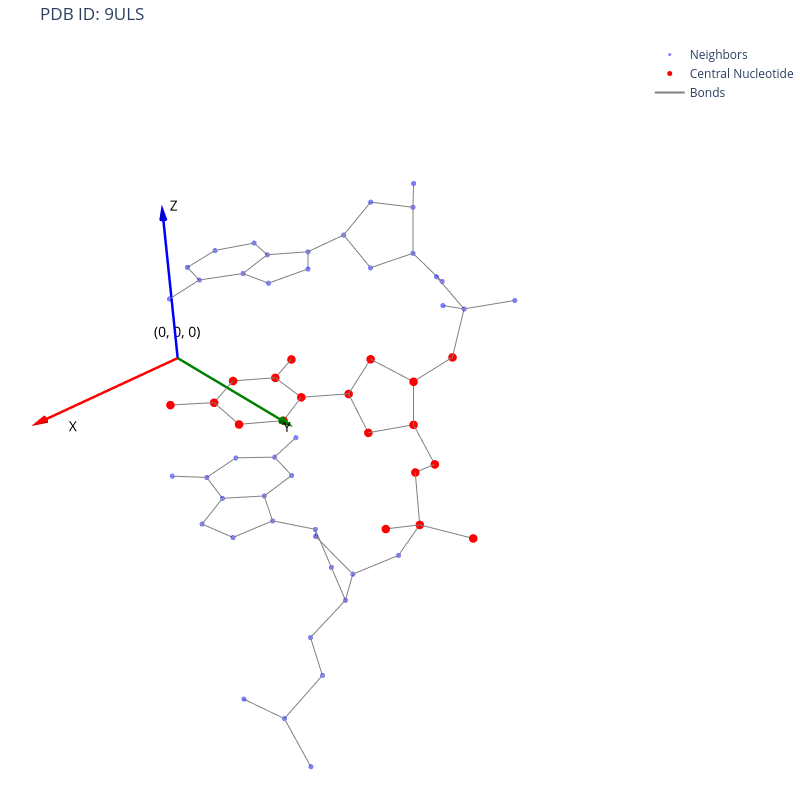

The notebook cell saved with this chart:
### Markdown cell above
### Dataset

### Code cell
from pathlib import Path

dataset = PyGDataset()
rng = np.random.default_rng()
idx = rng.integers(len(dataset))
data = dataset[idx]

pdb_id = Path(dataset.data_list[idx]).parent.name

pos_local = data.pos.numpy()  # type: ignore
edge_index = data.edge_index.numpy() if (hasattr(data, 'edge_index') and data.edge_index is not None) else None  # type: ignore
central_mask = data.central_mask.numpy().astype(bool)  # type: ignore

central_atoms_pos = pos_local[central_mask]
centroid_local = np.mean(central_atoms_pos, axis=0)
dist_to_origin = np.linalg.norm(centroid_local)

# --- LOCAL VIEW (ALIGNED) ---
fig = go.Figure()

# Non-central atoms
non_central_pos = pos_local[~central_mask]
fig.add_trace(go.Scatter3d(
    x=non_central_pos[:, 0],
    y=non_central_pos[:, 1],
    z=non_central_pos[:, 2],
    mode='markers',
    marker=dict(size=3, color='blue', opacity=0.5),
    name='Neighbors'
))

# Central atoms
fig.add_trace(go.Scatter3d(
    x=central_atoms_pos[:, 0],
    y=central_atoms_pos[:, 1],
    z=central_atoms_pos[:, 2],
    mode='markers',
    marker=dict(size=5, color='red', opacity=1.0),
    name='Central Nucleotide'
))

# Add bonds
if edge_index is not None:
    lines_x, lines_y, lines_z = [], [], []
    for i in range(edge_index.shape[1]):
        p1 = pos_local[edge_index[0, i]]
        p2 = pos_local[edge_index[1, i]]
        lines_x.extend([p1[0], p2[0], None])
        lines_y.extend([p1[1], p2[1], None])
        lines_z.extend([p1[2], p2[2], None])

    fig.add_trace(go.Scatter3d(
        x=lines_x, y=lines_y, z=lines_z,
        mode='lines',
        line=dict(color='gray', width=2),
        name='Bonds'
    ))

# --- CUSTOM AXES (ARROWS) ---
axis_len = 5.0

# 1. Lines
fig.add_trace(go.Scatter3d(x=[0, axis_len], y=[0, 0], z=[0, 0], mode='lines', line=dict(color='red', width=5), name='Local X', showlegend=False))
fig.add_trace(go.Scatter3d(x=[0, 0], y=[0, axis_len], z=[0, 0], mode='lines', line=dict(color='green', width=5), name='Local Y', showlegend=False))
fig.add_trace(go.Scatter3d(x=[0, 0], y=[0, 0], z=[0, axis_len], mode='lines', line=dict(color='blue', width=5), name='Local Z', showlegend=False))

# 2. Cones (Arrowheads)
fig.add_trace(go.Cone(
    x=[axis_len], y=[0], z=[0],
    u=[1], v=[0], w=[0],
    showscale=False, colorscale=[[0, 'red'], [1, 'red']],
    sizemode="absolute", sizeref=0.5, anchor='tail', name='X Arrow'
))
fig.add_trace(go.Cone(
    x=[0], y=[axis_len], z=[0],
    u=[0], v=[1], w=[0],
    showscale=False, colorscale=[[0, 'green'], [1, 'green']],
    sizemode="absolute", sizeref=0.5, anchor='tail', name='Y Arrow'
))
fig.add_trace(go.Cone(
    x=[0], y=[0], z=[axis_len],
    u=[0], v=[0], w=[1],
    showscale=False, colorscale=[[0, 'blue'], [1, 'blue']],
    sizemode="absolute", sizeref=0.5, anchor='tail', name='Z Arrow'
))

# 3. Text Labels
# Shifted labels to the side and origin raised
fig.add_trace(go.Scatter3d(
    x=[axis_len, 0.5, 0, 0],
    y=[0.5, axis_len, 0.5, 0],
    z=[0, 0, axis_len, 0.2],
    mode='text',
    text=['X', 'Y', 'Z', '(0, 0, 0)'],
    textposition=['middle right', 'middle right', 'top center', 'top center'],
    textfont=dict(size=14, color='black'),
    showlegend=False
))

fig.update_layout(
    title=f'PDB ID: {pdb_id}',
    scene=dict(
        xaxis=dict(visible=False),  # Hide default axis
        yaxis=dict(visible=False),
        zaxis=dict(visible=False),
        aspectmode='data'
    ),
    width=800, height=800,
    margin=dict(r=0, l=0, b=0, t=40)
)
fig.show()

### Figure 1 — Plotly figure (JSON) as saved in the notebook; plotly's stock layout.template omitted (floating-point values rounded to 4 significant figures; data arrays with more than 128 entries replaced by an {"elided": "..."} marker saying what was removed)
{"data": [{"marker": {"color": "blue", "opacity": 0.5, "size": 3}, "mode": "markers", "name": "Neighbors", "type": "scatter3d", "x": [4.514, 4.853, 5.354, 3.004, 2.27, 0.9529, 0.247, 1.076, -0.09444, 1.209, 0.3314, 0.8665, 2.19, 2.374, 1.089, 0.6554, 1.345, -0.7322, -1.591, -2.9, -1.199, 0.1495, -4.612, -5.71, -3.314, -5.139, -6.205, -6.462, -5.364, -6.595, -7.666, -5.246, -4.878, -3.439, -2.478, -1.262, -1.435, -0.5272, 0.7928, -1.029, -2.351, -3.301, -2.772], "y": [9.704, 11.08, 9.029, 9.695, 8.479, 8.638, 7.374, 9.007, 9.692, 7.644, 6.754, 5.405, 5.047, 3.765, 3.239, 1.899, 0.8804, 1.801, 2.862, 2.569, 4.121, 4.235, 7.951, 8.914, 8.132, 6.48, 5.918, 4.48, 3.64, 4.257, 3.365, 3.653, 2.878, 2.702, 3.67, 3.227, 1.873, 0.8336, 1.018, -0.405, -0.5863, 0.3103, 1.532], "z": [-5.66, -6.094, -4.646, -5.132, -5.12, -4.391, -4.405, -2.924, -2.5, -2.254, -3.133, -3.31, -3.392, -3.547, -3.57, -3.713, -3.854, -3.682, -3.531, -3.525, -3.395, -3.424, 3.229, 3.464, 3.914, 3.566, 2.812, 3.227, 2.785, 4.734, 4.998, 5.123, 3.869, 3.693, 3.766, 3.559, 3.336, 3.056, 2.952, 2.885, 2.991, 3.25, 3.413]}, {"marker": {"color": "red", "opacity": 1, "size": 5}, "mode": "markers", "name": "Central Nucleotide", "type": "scatter3d", "x": [-0.2072, -0.8786, 1.122, -1.192, -2.463, -3.02, -2.186, -3.061, -4.331, -2.824, -2.466, -1.281, -1.473, -2.625, -0.3896, 0.8368, 1.874, 1.053, -0.0237], "y": [10.26, 11.58, 10.16, 9.231, 8.964, 7.646, 6.566, 7.497, 7.908, 5.992, 5.45, 4.543, 3.157, 2.708, 2.345, 2.867, 2.024, 4.276, 5.068], "z": [-1.002, -1.079, -0.3601, -0.2843, -0.8578, -0.3574, -0.8036, 1.156, 1.648, 1.39, 0.0009625, -0.0008312, 0.000898, 0.0001651, -0.000266, -0.0003625, -0.001493, 0.0004112, 0.0001959]}, {"line": {"color": "gray", "width": 2}, "mode": "lines", "name": "Bonds", "type": "scatter3d", "x": {"elided": "213 float values"}, "y": {"elided": "213 float values"}, "z": {"elided": "213 float values"}}, {"line": {"color": "red", "width": 5}, "mode": "lines", "name": "Local X", "showlegend": false, "type": "scatter3d", "x": [0, 5], "y": [0, 0], "z": [0, 0]}, {"line": {"color": "green", "width": 5}, "mode": "lines", "name": "Local Y", "showlegend": false, "type": "scatter3d", "x": [0, 0], "y": [0, 5], "z": [0, 0]}, {"line": {"color": "blue", "width": 5}, "mode": "lines", "name": "Local Z", "showlegend": false, "type": "scatter3d", "x": [0, 0], "y": [0, 0], "z": [0, 5]}, {"anchor": "tail", "colorscale": [[0, "red"], [1, "red"]], "name": "X Arrow", "showscale": false, "sizemode": "absolute", "sizeref": 0.5, "type": "cone", "u": [1], "v": [0], "w": [0], "x": [5], "y": [0], "z": [0]}, {"anchor": "tail", "colorscale": [[0, "green"], [1, "green"]], "name": "Y Arrow", "showscale": false, "sizemode": "absolute", "sizeref": 0.5, "type": "cone", "u": [0], "v": [1], "w": [0], "x": [0], "y": [5], "z": [0]}, {"anchor": "tail", "colorscale": [[0, "blue"], [1, "blue"]], "name": "Z Arrow", "showscale": false, "sizemode": "absolute", "sizeref": 0.5, "type": "cone", "u": [0], "v": [0], "w": [1], "x": [0], "y": [0], "z": [5]}, {"mode": "text", "showlegend": false, "text": ["X", "Y", "Z", "(0, 0, 0)"], "textfont": {"color": "black", "size": 14}, "textposition": ["middle right", "middle right", "top center", "top center"], "type": "scatter3d", "x": [5, 0.5, 0, 0], "y": [0.5, 5, 0.5, 0], "z": [0, 0, 5, 0.2]}], "layout": {"height": 800, "margin": {"b": 0, "l": 0, "r": 0, "t": 40}, "scene": {"aspectmode": "data", "xaxis": {"visible": false}, "yaxis": {"visible": false}, "zaxis": {"visible": false}}, "title": {"text": "PDB ID: 9ULS"}, "width": 800}}
